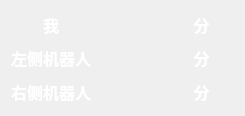
<?xml version="1.0" encoding="UTF-8"?>
<ui version="4.0">
 <class>ScorePanel</class>
 <widget class="QWidget" name="ScorePanel">
  <property name="geometry">
   <rect>
    <x>0</x>
    <y>0</y>
    <width>245</width>
    <height>116</height>
   </rect>
  </property>
  <property name="windowTitle">
   <string>Form</string>
  </property>
  <layout class="QGridLayout" name="gridLayout">
   <item row="0" column="0">
    <widget class="QLabel" name="meTitle">
     <property name="font">
      <font>
       <family>微软雅黑</family>
       <pointsize>12</pointsize>
       <bold>true</bold>
      </font>
     </property>
     <property name="styleSheet">
      <string notr="true">color: rgb(255, 255, 255);</string>
     </property>
     <property name="text">
      <string>我</string>
     </property>
     <property name="alignment">
      <set>Qt::AlignmentFlag::AlignCenter</set>
     </property>
    </widget>
   </item>
   <item row="0" column="1">
    <widget class="QLabel" name="meScore">
     <property name="font">
      <font>
       <family>微软雅黑</family>
       <pointsize>12</pointsize>
       <bold>true</bold>
      </font>
     </property>
     <property name="styleSheet">
      <string notr="true">color: rgb(255, 255, 255);</string>
     </property>
     <property name="text">
      <string/>
     </property>
     <property name="alignment">
      <set>Qt::AlignmentFlag::AlignCenter</set>
     </property>
    </widget>
   </item>
   <item row="0" column="2">
    <widget class="QLabel" name="score1">
     <property name="font">
      <font>
       <family>微软雅黑</family>
       <pointsize>12</pointsize>
       <bold>true</bold>
      </font>
     </property>
     <property name="styleSheet">
      <string notr="true">color: rgb(255, 255, 255);</string>
     </property>
     <property name="text">
      <string>分</string>
     </property>
     <property name="alignment">
      <set>Qt::AlignmentFlag::AlignCenter</set>
     </property>
    </widget>
   </item>
   <item row="1" column="0">
    <widget class="QLabel" name="leftTitle">
     <property name="font">
      <font>
       <family>微软雅黑</family>
       <pointsize>12</pointsize>
       <bold>true</bold>
      </font>
     </property>
     <property name="styleSheet">
      <string notr="true">color: rgb(255, 255, 255);</string>
     </property>
     <property name="text">
      <string>左侧机器人</string>
     </property>
     <property name="alignment">
      <set>Qt::AlignmentFlag::AlignCenter</set>
     </property>
    </widget>
   </item>
   <item row="1" column="1">
    <widget class="QLabel" name="leftScore">
     <property name="font">
      <font>
       <family>微软雅黑</family>
       <pointsize>12</pointsize>
       <bold>true</bold>
      </font>
     </property>
     <property name="styleSheet">
      <string notr="true">color: rgb(255, 255, 255);</string>
     </property>
     <property name="text">
      <string/>
     </property>
     <property name="alignment">
      <set>Qt::AlignmentFlag::AlignCenter</set>
     </property>
    </widget>
   </item>
   <item row="1" column="2">
    <widget class="QLabel" name="score2">
     <property name="font">
      <font>
       <family>微软雅黑</family>
       <pointsize>12</pointsize>
       <bold>true</bold>
      </font>
     </property>
     <property name="styleSheet">
      <string notr="true">color: rgb(255, 255, 255);</string>
     </property>
     <property name="text">
      <string>分</string>
     </property>
     <property name="alignment">
      <set>Qt::AlignmentFlag::AlignCenter</set>
     </property>
    </widget>
   </item>
   <item row="2" column="0">
    <widget class="QLabel" name="rightTitle">
     <property name="font">
      <font>
       <family>微软雅黑</family>
       <pointsize>12</pointsize>
       <bold>true</bold>
      </font>
     </property>
     <property name="styleSheet">
      <string notr="true">color: rgb(255, 255, 255);</string>
     </property>
     <property name="text">
      <string>右侧机器人</string>
     </property>
     <property name="alignment">
      <set>Qt::AlignmentFlag::AlignCenter</set>
     </property>
    </widget>
   </item>
   <item row="2" column="1">
    <widget class="QLabel" name="rightScore">
     <property name="font">
      <font>
       <family>微软雅黑</family>
       <pointsize>12</pointsize>
       <bold>true</bold>
      </font>
     </property>
     <property name="styleSheet">
      <string notr="true">color: rgb(255, 255, 255);</string>
     </property>
     <property name="text">
      <string/>
     </property>
     <property name="alignment">
      <set>Qt::AlignmentFlag::AlignCenter</set>
     </property>
    </widget>
   </item>
   <item row="2" column="2">
    <widget class="QLabel" name="score3">
     <property name="font">
      <font>
       <family>微软雅黑</family>
       <pointsize>12</pointsize>
       <bold>true</bold>
      </font>
     </property>
     <property name="styleSheet">
      <string notr="true">color: rgb(255, 255, 255);</string>
     </property>
     <property name="text">
      <string>分</string>
     </property>
     <property name="alignment">
      <set>Qt::AlignmentFlag::AlignCenter</set>
     </property>
    </widget>
   </item>
  </layout>
 </widget>
 <resources/>
 <connections/>
</ui>
